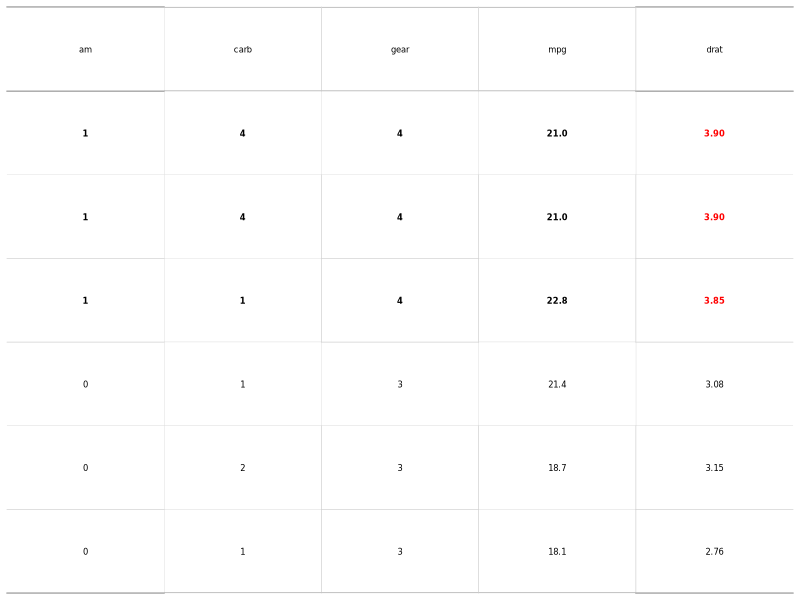

The R script that drew this image:
## ---- chunk 1
knitr::opts_chunk$set(echo = TRUE)
library(flextable)
library(here)
library(data.table)
library(magrittr)
## ---- chunk 2
## 
## make sure the package defaults are in place 
init_flextable_defaults()
## set some of my own defaults
set_flextable_defaults(text.align = "center", 
                       font.size = 6,
                       layout = "autofit") # text.align here doesn't seem to work
my_flextable <- flextable(head(mtcars), 
                          col_keys = c("am", "carb", "gear", "mpg", "drat" ))  |> 
    align(align = "center", part = "all") |>
    border_inner_h(officer::fp_border(color = "lightgrey", width=0.25), part="all") |> 
    border_inner_v(officer::fp_border(color = "lightgrey", width=0.25), part="all") |> 
    ## above and below the header:
    border(border.top=officer::fp_border(color = "darkgrey", width=0.5), 
           border.bottom=officer::fp_border(color = "darkgrey", width=0.5), 
           part="header") |>
    hline_bottom(border = officer::fp_border(color = "darkgrey", width=0.5), part = "body") |> 
    ## conditional formatting
    ## add red to just the drat column, based on drat column value
    color(i=  ~ drat > 3.5, j = ~ drat , color = "red") |> 
    ## bold every cell in the row, based on drat column value
    bold(i = ~ drat > 3.5, j = NULL, bold = TRUE) |> 
    width(width=0.4) |> ## width of the table in inches
    set_table_properties(layout = "autofit", width = .2) |> 
    set_caption(caption =  as_paragraph( as_chunk("Example flextable",
                                                  props = fp_text_default() )))

my_flextable
## ---- chunk 3
## we lose the caption
plot(my_flextable) 
## ---- chunk 4
temp <- save_as_image(my_flextable, 
                      path=here("Rscripts/table_display_temp_tables/temp_flextable_3.png")) 

# {#id .class width=20% height=20%}
## ---- chunk 5
df <- airquality[ sample.int(10),]
flextable(df)
## ---- chunk 6
ft <- flextable(df)
ft <- add_header_row(ft,
                     colwidths = c(4, 2),
                     values = c("Air quality", "Time")
)

ft <- theme_vanilla(ft)
ft <- add_footer_lines(ft, "Daily air quality measurements in New York, May to September 1973.")
ft <- color(ft, part = "footer", color = "#666666")
ft <- set_caption(ft, caption = "New York Air Quality Measurements")
# center the header row labels
ft <- align(ft,
            i = 1, j = NULL,
            align = "center", part = "header")

ft
## ---- chunk 7
set_flextable_defaults(
    font.size = 10, 
    theme_fun = theme_vanilla,
    padding = 6,
    background.color = "#EFEFEF")
flextable(df)
## ---- chunk 8
myft <- flextable(head(mtcars), 
                  col_keys = c("am", "carb", "gear", "mpg", "drat" ))
myft
## ---- chunk 9
myft <- italic(myft, j = 3)
myft <- color(myft, ~ drat > 3.5, ~ drat, color = "red")
myft <- bold(myft, ~ drat > 3.5, ~ drat, bold = TRUE)
myft
## ---- chunk 10
myft <- add_header_row(
    x = myft, values = c("some measures", "other measures"),
    colwidths = c(3, 2))
myft <- align(myft, i = 1, part = "header", align = "center")
myft
## ---- chunk 11
myft <- set_table_properties(myft, align = "right", layout = "autofit")
myft
## ---- chunk 12
myft <- flextable(
    data = head(airquality), 
    col_keys = c("Ozone", "Solar.R", "col1", "Month", "Day")) |> 
    width(j = "col1", width = .2) |>
    empty_blanks()
myft
## ---- chunk 13
## data.table seems to be similar to a data.frame, but cells can contain more complex 
z <- as.data.table(ggplot2::diamonds)

z <- z[, list(
    price = mean(price, na.rm = TRUE),
    list_col = list(.SD$x)
), by = "cut"]

# flextable ----
ft <- flextable(data = z) |>
    mk_par(j = "list_col", value = as_paragraph(
        plot_chunk(value = list_col, type = "dens", col = "#ec11c2", 
                   width = 1.5, height = .4, free_scale = TRUE)
    )) |>
    colformat_double(big.mark = " ", suffix = " $") |> 
    autofit()
ft
## ---- chunk 14
save_as_docx(myft, path=here("Rscripts/table_display_flextable_demo_fig1.docx"))
## ---- chunk 15
set_flextable_defaults(font.size = 11, padding = 3)
use_df_printer()
## ---- chunk 16
sessionInfo()
